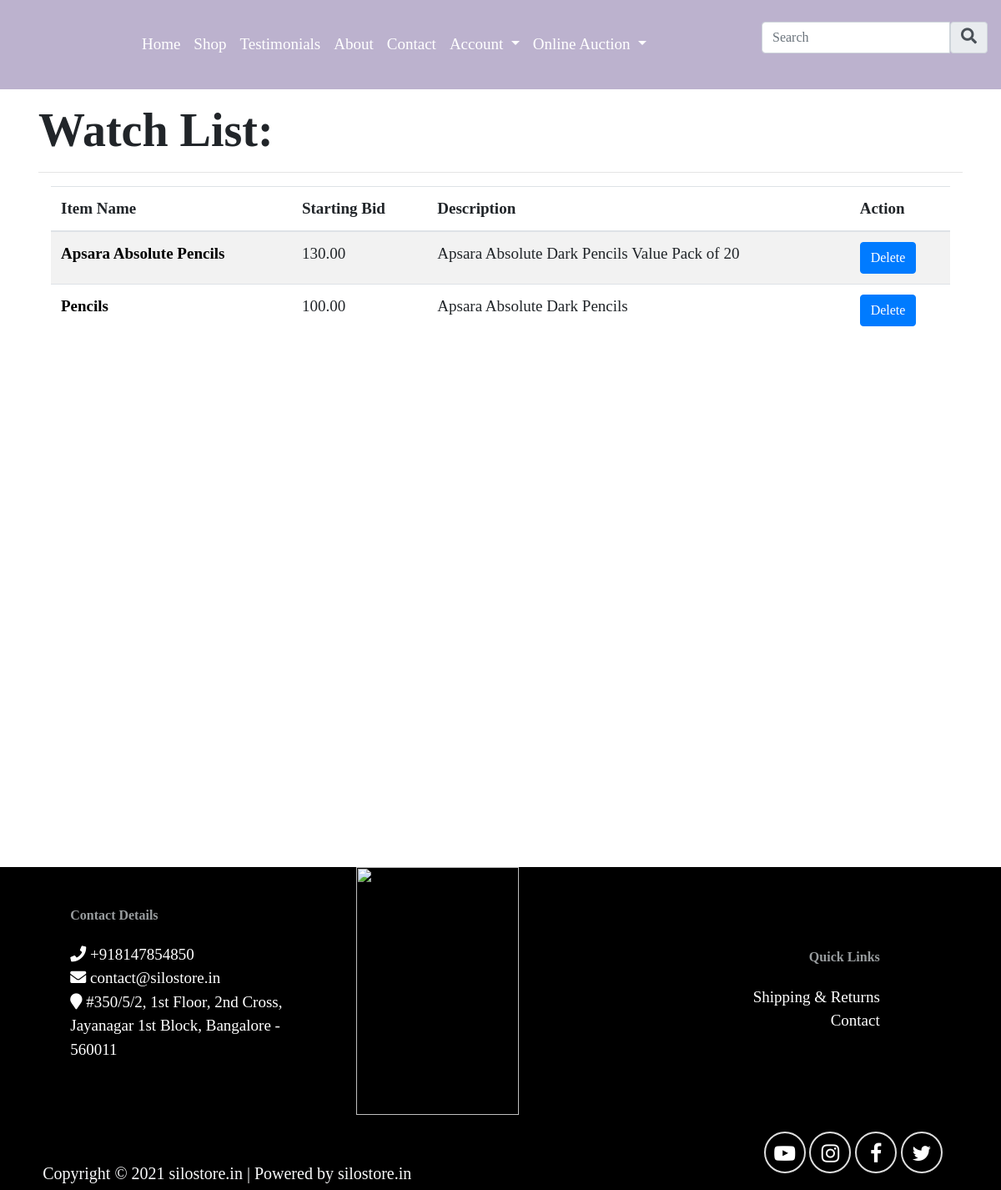
/watchlist (signed in), run on the app's committed database.
### silostore_web/models.py (models this page shows, shortened)
class Watchlist(models.Model):
    items = models.ForeignKey(Item, on_delete=models.CASCADE)
    user = models.ForeignKey(
        User, on_delete=models.CASCADE, related_name='watchlist_list')

class Item(models.Model):
    user = models.ForeignKey(
        User, on_delete=models.CASCADE, related_name="item_list")
    title = models.CharField(max_length=64)
    description = models.CharField(max_length=256, blank=True)
    img_url = models.CharField(max_length=256, blank=True)
    starting_bid = models.DecimalField(decimal_places=2, max_digits=8)
    category = models.CharField(max_length=24, default='No Category')
    status = models.BooleanField(default=True)

### silostore_web/views.py (the view)
# urls.py: path("watchlist", views.watchlist_view, name="watchlist"),
def watchlist_view(request):
    current_user = User.objects.filter(username=request.user.username).get()
    watchlist = current_user.watchlist_list.all()
    return render(request, "silostore_web/watchlist.html", {
        "watchlist": watchlist
    })

### silostore_web/templates/silostore_web/watchlist.html (shortened to what this page needs)
{% extends 'silostore_web/layout.html' %}
{% load static %}
{% block body %}
<div class="container p-3" style="min-height: 100vh;">
    <p class="display-4" style="font-weight: bolder;">Watch List: </p>
    <hr>
    <div class="container-fluid" style="min-height: 100vh;">
        <table class="table table-striped">
            <thead>
                <tr>
                <th scope="col">Item Name</th>
                <th scope="col">Starting Bid</th>
                <th scope="col">Description</th>
                <th scope="col">Action</th>
                </tr>
            </thead>
            <tbody>
                {% for item in watchlist %}
                <tr>
                    <th scope="row">
                        <a href="{% url 'silostore_web:listing_details'%}?listing_title={{item.items.title}}" style="color: black;">{{item.items.title}}</a>
                    </th>
                    <td>{{item.items.starting_bid}}</td>
                    <td>{{item.items.description}}</td>
                    <td>
                        <form action="{% url 'silostore_web:delete_item_watchlist' %}" method="POST">
                            <button type="submit" class="btn btn-primary">Delete</button>
                        </form>
                    </td>
                </tr>
                {% empty %}
                <p class="justify-content-center">Wachlist is Empty</p>
                {% endfor %}
            </tbody>
        </table>
    </div>
</div>
{% endblock  %}

### silostore_web/static/silostore_web/styles.css (style rules this page uses)
body { font-family: "Cormorant", serif; font-size: 19px; font-style: inherit; font-weight: 500; padding: 0px 0px 0px 0px; }

### data on the page
Watchlist: items "Apsara Absolute Pencils", items.starting_bid "130.00", items.description "Apsara Absolute Dark Pencils Value Pack of 20"
Watchlist: items "Pencils", items.starting_bid "100.00", items.description "Apsara Absolute Dark Pencils"
